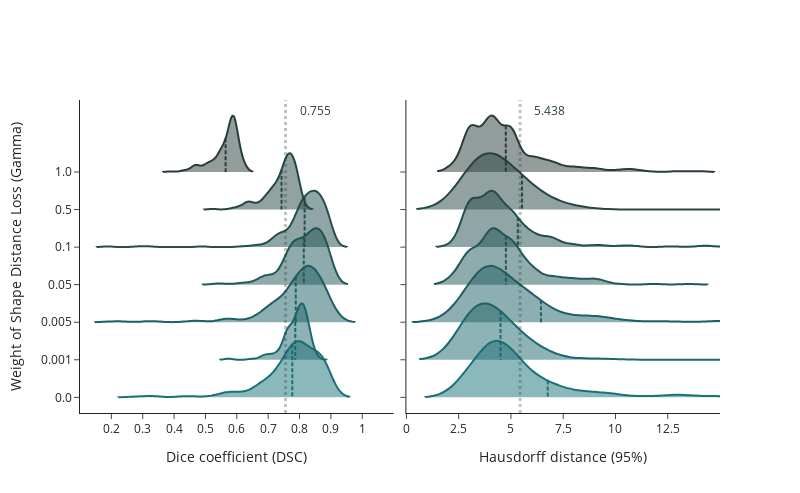

The notebook cell this image was saved under:
### Code cell
metrics = res.metric.unique()
gammas = sorted(df.gamma.unique())

colors = n_colors('rgb(25, 114, 120)', 'rgb(40, 61, 59)', len(gammas), colortype='rgb')

fig = make_subplots(
    rows=1, cols=len(metrics), 
    shared_yaxes=True, shared_xaxes=False, 
    horizontal_spacing=0.02, vertical_spacing=0.0
)

for m, metric in enumerate(metrics):

    data = np.array(list(map(
        lambda g: np.array(df[(df.gamma == g) & (df.split == 'test')][metric]), gammas
    )))

    for g, (data_line, color) in enumerate(zip(data, colors)):
        fig.add_trace(go.Violin(name=gammas[g], x=data_line, line_color=color), row=1, col=m + 1)

    fig.add_vline(
        x=data.mean(),
        annotation_text=f"    {data.mean():.3f}", annotation_position="top right", 
        annotation_font_color='rgb(40, 61, 59)',
        line_width=3, line_dash="dot", line_color='rgb(40, 61, 59)', row=1, col=m + 1)

fig.update_xaxes(
    title_text='Dice coefficient (DSC)',
    range=[0.1, 1.1], tickvals=np.arange(0.2, 1.1, 0.1,), row=1, col=1)
fig.update_xaxes(
    title_text='Hausdorff distance (95%)',
    range=[0., 15.], tickvals=np.arange(0., 15., 2.5,), row=1, col=2)

fig.update_yaxes(
    title_text='Weight of Shape Distance Loss (Gamma)', row=1, col=1)

fig.update_layout(height=800 / 1.62, width=800, showlegend=False)
fig.update_traces(meanline_visible=True, orientation='h', side='positive', width=3, points=False)
fig.show()

### Figure 1 — Plotly figure (JSON) as saved in the notebook; plotly's stock layout.template omitted (floating-point values rounded to 4 significant figures; data arrays with more than 128 entries replaced by an {"elided": "..."} marker saying what was removed)
{"data": [{"line": {"color": "rgb(25.0, 114.0, 120.0)"}, "meanline": {"visible": true}, "name": "0.0", "orientation": "h", "points": false, "side": "positive", "type": "violin", "width": 3, "x": {"elided": "250 float values"}, "xaxis": "x", "yaxis": "y"}, {"line": {"color": "rgb(27.5, 105.16666666666667, 109.83333333333333)"}, "meanline": {"visible": true}, "name": "0.001", "orientation": "h", "points": false, "side": "positive", "type": "violin", "width": 3, "x": {"elided": "250 float values"}, "xaxis": "x", "yaxis": "y"}, {"line": {"color": "rgb(30.0, 96.33333333333333, 99.66666666666667)"}, "meanline": {"visible": true}, "name": "0.005", "orientation": "h", "points": false, "side": "positive", "type": "violin", "width": 3, "x": {"elided": "250 float values"}, "xaxis": "x", "yaxis": "y"}, {"line": {"color": "rgb(32.5, 87.5, 89.5)"}, "meanline": {"visible": true}, "name": "0.05", "orientation": "h", "points": false, "side": "positive", "type": "violin", "width": 3, "x": {"elided": "250 float values"}, "xaxis": "x", "yaxis": "y"}, {"line": {"color": "rgb(35.0, 78.66666666666666, 79.33333333333334)"}, "meanline": {"visible": true}, "name": "0.1", "orientation": "h", "points": false, "side": "positive", "type": "violin", "width": 3, "x": {"elided": "250 float values"}, "xaxis": "x", "yaxis": "y"}, {"line": {"color": "rgb(37.5, 69.83333333333333, 69.16666666666667)"}, "meanline": {"visible": true}, "name": "0.5", "orientation": "h", "points": false, "side": "positive", "type": "violin", "width": 3, "x": {"elided": "250 float values"}, "xaxis": "x", "yaxis": "y"}, {"line": {"color": "rgb(40.0, 61.0, 59.0)"}, "meanline": {"visible": true}, "name": "1.0", "orientation": "h", "points": false, "side": "positive", "type": "violin", "width": 3, "x": {"elided": "250 float values"}, "xaxis": "x", "yaxis": "y"}, {"line": {"color": "rgb(25.0, 114.0, 120.0)"}, "meanline": {"visible": true}, "name": "0.0", "orientation": "h", "points": false, "side": "positive", "type": "violin", "width": 3, "x": {"elided": "250 float values"}, "xaxis": "x2", "yaxis": "y2"}, {"line": {"color": "rgb(27.5, 105.16666666666667, 109.83333333333333)"}, "meanline": {"visible": true}, "name": "0.001", "orientation": "h", "points": false, "side": "positive", "type": "violin", "width": 3, "x": {"elided": "250 float values"}, "xaxis": "x2", "yaxis": "y2"}, {"line": {"color": "rgb(30.0, 96.33333333333333, 99.66666666666667)"}, "meanline": {"visible": true}, "name": "0.005", "orientation": "h", "points": false, "side": "positive", "type": "violin", "width": 3, "x": {"elided": "250 float values"}, "xaxis": "x2", "yaxis": "y2"}, {"line": {"color": "rgb(32.5, 87.5, 89.5)"}, "meanline": {"visible": true}, "name": "0.05", "orientation": "h", "points": false, "side": "positive", "type": "violin", "width": 3, "x": {"elided": "250 float values"}, "xaxis": "x2", "yaxis": "y2"}, {"line": {"color": "rgb(35.0, 78.66666666666666, 79.33333333333334)"}, "meanline": {"visible": true}, "name": "0.1", "orientation": "h", "points": false, "side": "positive", "type": "violin", "width": 3, "x": {"elided": "250 float values"}, "xaxis": "x2", "yaxis": "y2"}, {"line": {"color": "rgb(37.5, 69.83333333333333, 69.16666666666667)"}, "meanline": {"visible": true}, "name": "0.5", "orientation": "h", "points": false, "side": "positive", "type": "violin", "width": 3, "x": {"elided": "250 float values"}, "xaxis": "x2", "yaxis": "y2"}, {"line": {"color": "rgb(40.0, 61.0, 59.0)"}, "meanline": {"visible": true}, "name": "1.0", "orientation": "h", "points": false, "side": "positive", "type": "violin", "width": 3, "x": {"elided": "250 float values"}, "xaxis": "x2", "yaxis": "y2"}], "layout": {"annotations": [{"font": {"color": "rgb(40, 61, 59)"}, "showarrow": false, "text": "    0.755", "x": 0.7554, "xanchor": "left", "xref": "x", "y": 1, "yanchor": "top", "yref": "y domain"}, {"font": {"color": "rgb(40, 61, 59)"}, "showarrow": false, "text": "    5.438", "x": 5.438, "xanchor": "left", "xref": "x2", "y": 1, "yanchor": "top", "yref": "y2 domain"}], "height": 493.8, "shapes": [{"line": {"color": "rgb(40, 61, 59)", "dash": "dot", "width": 3}, "type": "line", "x0": 0.7554, "x1": 0.7554, "xref": "x", "y0": 0, "y1": 1, "yref": "y domain"}, {"line": {"color": "rgb(40, 61, 59)", "dash": "dot", "width": 3}, "type": "line", "x0": 5.438, "x1": 5.438, "xref": "x2", "y0": 0, "y1": 1, "yref": "y2 domain"}], "showlegend": false, "width": 800, "xaxis": {"anchor": "y", "domain": [0, 0.49], "range": [0.1, 1.1], "tickvals": [0.2, 0.3, 0.4, 0.5, 0.6, 0.7, 0.8, 0.9, 1.0], "title": {"text": "Dice coefficient (DSC)"}}, "xaxis2": {"anchor": "y2", "domain": [0.51, 1], "range": [0, 15], "tickvals": [0, 2.5, 5, 7.5, 10, 12.5], "title": {"text": "Hausdorff distance (95%)"}}, "yaxis": {"anchor": "x", "domain": [0, 1], "title": {"text": "Weight of Shape Distance Loss (Gamma)"}}, "yaxis2": {"anchor": "x2", "domain": [0, 1], "matches": "y", "showticklabels": false}}}
